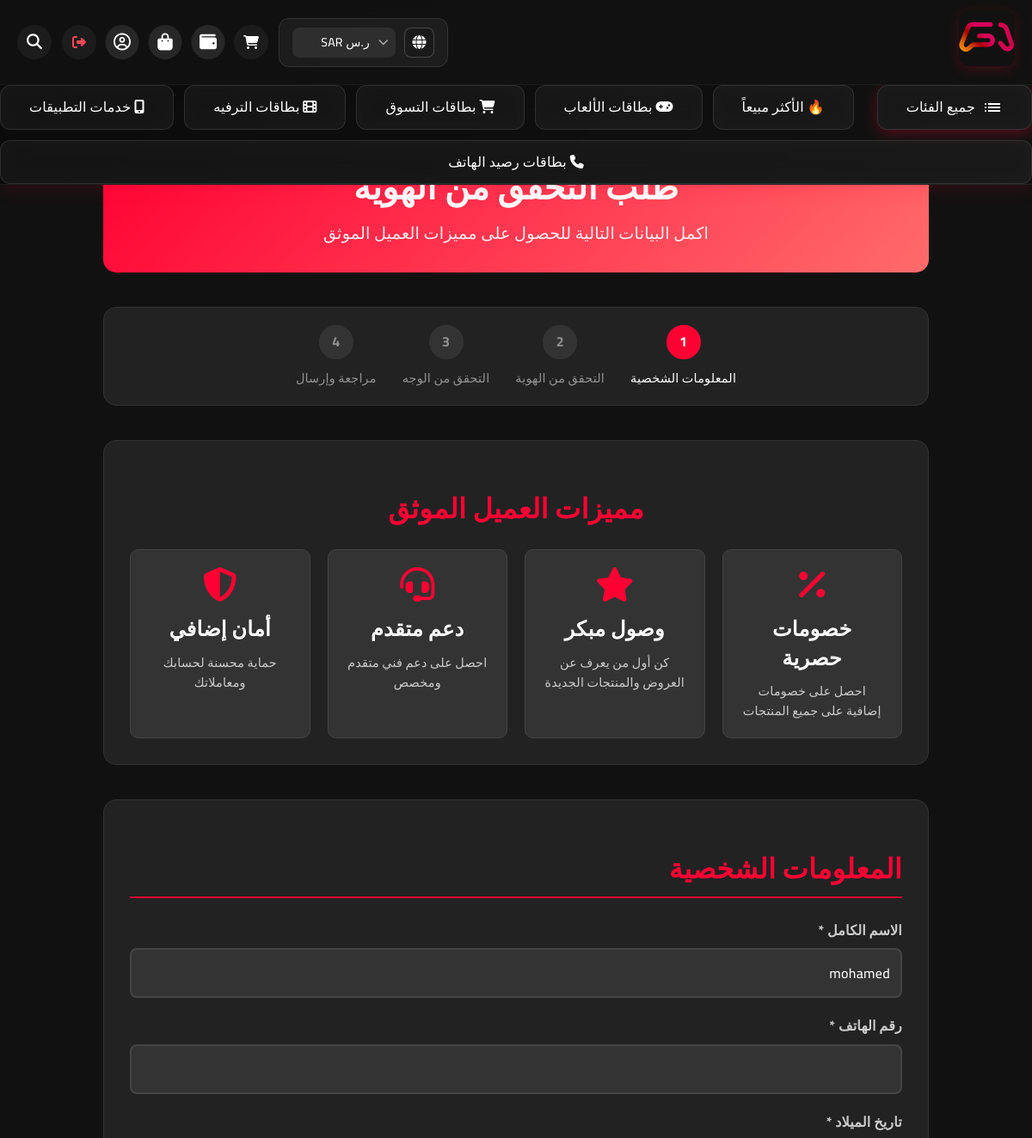
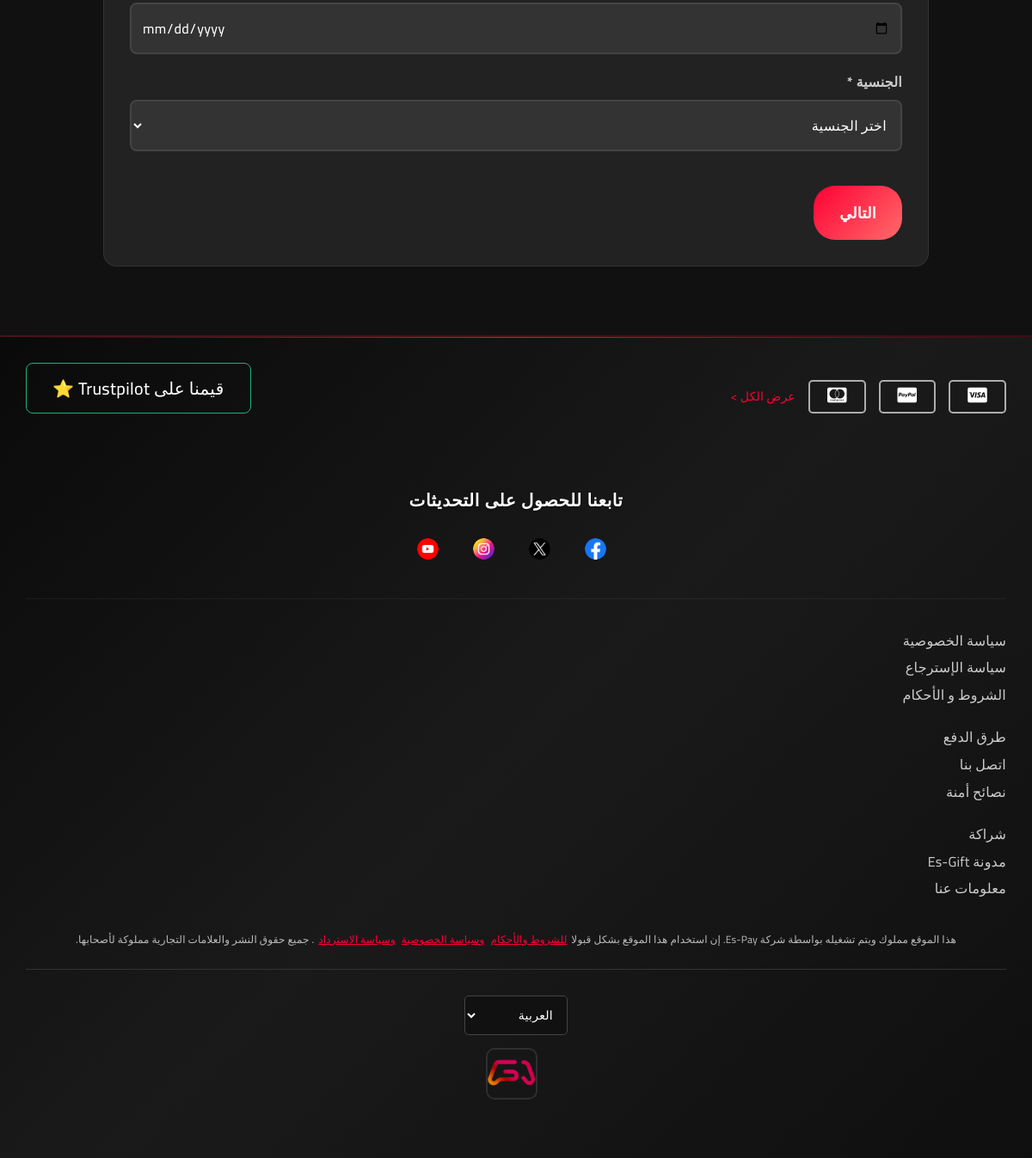
Screenshot of /kyc-upgrade (signed in) with the database file from the repository (2 pictures, top to bottom).
### models.py (models this page shows, shortened)
class Category(db.Model):
    id = db.Column(db.Integer, primary_key=True)
    name = db.Column(db.String(100), nullable=False)
    name_en = db.Column(db.String(100))  # الاسم بالإنجليزية
    description = db.Column(db.Text)
    icon_class = db.Column(db.String(100))  # أيقونة FontAwesome
    image_url = db.Column(db.String(500))
    show_in_header = db.Column(db.Boolean, default=True)  # إظهار في الهيدر
    show_in_footer = db.Column(db.Boolean, default=True)  # إظهار في الفوتر
    is_active = db.Column(db.Boolean, default=True)
    display_order = db.Column(db.Integer, default=0)
    created_at = db.Column(db.DateTime, default=datetime.utcnow)
    subcategories = db.relationship('Subcategory', backref='parent_category', lazy=True, cascade='all, delete-orphan')

class User(UserMixin, db.Model):
    id = db.Column(db.Integer, primary_key=True)
    username = db.Column(db.String(80), unique=True, nullable=True)  # اسم المستخدم
    email = db.Column(db.String(120), unique=True, nullable=False)
    password_hash = db.Column(db.String(120), nullable=False)
    full_name = db.Column(db.String(100))
    phone = db.Column(db.String(20))
    birth_date = db.Column(db.Date)
    nationality = db.Column(db.String(50))
    customer_type = db.Column(db.String(20), default='regular')  # regular, kyc, reseller
    kyc_status = db.Column(db.String(20), default='none')  # none, pending, approved, rejected
    google_id = db.Column(db.String(100), unique=True, nullable=True)  # Google ID
    profile_picture = db.Column(db.String(300))  # صورة البروفايل من Google
    is_verified = db.Column(db.Boolean, default=False)  # تم التحقق من الإيميل
    email_verification_token = db.Column(db.String(100), nullable=True)  # رمز التحقق من الإيميل
    email_verification_sent_at = db.Column(db.DateTime, nullable=True)  # وقت إرسال رمز التحقق
    document_type = db.Column(db.String(50))  # national_id, passport, driver_license
    id_front_image = db.Column(db.String(200))
    id_back_image = db.Column(db.String(200))
    selfie_image = db.Column(db.String(200))
    passport_image = db.Column(db.String(200))
    driver_license_image = db.Column(db.String(200))
    face_photo_front = db.Column(db.String(200))
    face_photo_right = db.Column(db.String(200))
    face_photo_left = db.Column(db.String(200))
    is_admin = db.Column(db.Boolean, default=False)
    last_login = db.Column(db.DateTime)
    created_at = db.Column(db.DateTime, default=datetime.utcnow)
    preferred_currency = db.Column(db.String(3), default='USD')  # العملة المفضلة للمحفظة
    orders = db.relationship('Order', backref='user', lazy=True)

### routes.py (the view, shortened to what this page needs)
@main.route('/kyc-upgrade', methods=['GET', 'POST'])
@login_required
def kyc_upgrade():
    return render_template('kyc_upgrade.html')

### templates/kyc_upgrade.html (shortened to what this page needs)
{% extends "base.html" %}
{% block content %}
<div class="kyc-container">
    <div class="kyc-header">
        <h1>طلب التحقق من الهوية</h1>
        <p>اكمل البيانات التالية للحصول على مميزات العميل الموثق</p>
    </div>
    <div class="progress-indicator">
        <div class="step active" data-step="1">
            <div class="step-number">1</div>
            <div class="step-label">المعلومات الشخصية</div>
        </div>
        <div class="step" data-step="2">
            <div class="step-number">2</div>
            <div class="step-label">التحقق من الهوية</div>
        </div>
        <div class="step" data-step="3">
            <div class="step-number">3</div>
            <div class="step-label">التحقق من الوجه</div>
        </div>
        <div class="step" data-step="4">
            <div class="step-number">4</div>
            <div class="step-label">مراجعة وإرسال</div>
        </div>
    </div>
    <div class="kyc-benefits">
        <h2>مميزات العميل الموثق</h2>
        <div class="benefits-grid">
            <div class="benefit-item">
                <i class="fa-solid fa-percentage"></i>
                <h3>خصومات حصرية</h3>
                <p>احصل على خصومات إضافية على جميع المنتجات</p>
            </div>
            <div class="benefit-item">
                <i class="fa-solid fa-star"></i>
                <h3>وصول مبكر</h3>
                <p>كن أول من يعرف عن العروض والمنتجات الجديدة</p>
            </div>
            <div class="benefit-item">
                <i class="fa-solid fa-headset"></i>
                <h3>دعم متقدم</h3>
                <p>احصل على دعم فني متقدم ومخصص</p>
            </div>
            <div class="benefit-item">
                <i class="fa-solid fa-shield-alt"></i>
                <h3>أمان إضافي</h3>
                <p>حماية محسنة لحسابك ومعاملاتك</p>
            </div>
        </div>
    </div>
    <div class="kyc-step active" id="step1">
        <div class="kyc-form">
            <h2>المعلومات الشخصية</h2>
            <div class="form-group">
                <label for="full_name">الاسم الكامل *</label>
                <input type="text" id="full_name" name="full_name"
                       value="{{ current_user.full_name or '' }}" required>
            </div>
            <div class="form-group">
                <label for="phone">رقم الهاتف *</label>
                <input type="tel" id="phone" name="phone"
                       value="{{ current_user.phone or '' }}" required>
            </div>
            <div class="form-group">
                <label for="birth_date">تاريخ الميلاد *</label>
                <input type="date" id="birth_date" name="birth_date"
                       value="{{ current_user.birth_date or '' }}" required>
            </div>
            <div class="form-group">
                <label for="nationality">الجنسية *</label>
                <select id="nationality" name="nationality" required>
                    <option value="">اختر الجنسية</option>
                </select>
            </div>
            <div class="step-actions">
                <button type="button" class="btn-next" onclick="nextStep(1)">التالي</button>
            </div>
        </div>
    </div>
</div>
{% endblock %}

### templates/base.html (shortened to what this page needs)
<!DOCTYPE html>
<html lang="ar" dir="rtl">
<head>
    <link rel="stylesheet" href="{{ url_for('static', filename='css/style.css') }}">
    <link rel="stylesheet" href="{{ url_for('static', filename='css/design-system.css') }}">
    <link rel="stylesheet" href="{{ url_for('static', filename='css/header-footer-enhanced.css') }}">
    <link rel="stylesheet" href="{{ url_for('static', filename='css/tawk-simple.css') }}">
    <link rel="stylesheet" href="{{ url_for('static', filename='css/tawk-chat-only.css') }}">
    <link rel="stylesheet" href="https://cdnjs.cloudflare.com/ajax/libs/font-awesome/6.5.0/css/all.min.css">
    <link rel="stylesheet" href="https://cdn.jsdelivr.net/npm/swiper@11/swiper-bundle.min.css">
</head>
<body>
    <header class="header">
        <div class="top-bar">
            <div class="header-left">
                <div class="logo">
                    <a href="{{ url_for('main.index') }}">
                        <img src="{{ url_for('static', filename='images/logo.jpg') }}" alt="Es-Gift" class="logo-image">
                    </a>
                </div>
            </div>
            <div class="header-right">
                <div class="lang-currency">
                    <div class="global-container">
                        <i class="fa-solid fa-globe"></i>
                    </div>
                    <div class="currency-selector-wrapper">
                        <select id="currency-selector" onchange="changeCurrency(this.value)">
                            {% if currencies %}
                                {% for currency in currencies %}
                                    <option value="{{ currency.code }}"
                                            {% if session.get('currency') == currency.code or (not session.get('currency') and currency.code == 'SAR') %}selected{% endif %}>
                                        {{ currency.symbol }} {{ currency.code }}
                                    </option>
                                {% endfor %}
                            {% endif %}
                        </select>
                        <i class="fa-solid fa-chevron-down currency-arrow"></i>
                    </div>
                </div>
                <div class="user-actions">
                    {% if current_user.is_authenticated %}
                        <a href="{{ url_for('main.cart') }}" class="cart-btn">
                            <i class="fa-solid fa-cart-shopping"></i>
                        </a>
                        <a href="{{ url_for('wallet.wallet_dashboard') }}" class="cart-btn" title="المحفظة">
                            <i class="fa-solid fa-wallet menu-btn"></i>
                        </a>
                        <a href="{{ url_for('main.my_orders') }}" class="cart-btn" title="طلباتي">
                            <i class="fa-solid fa-shopping-bag menu-btn"></i>
                        </a>
                        <a href="{{ url_for('main.profile') }}" class="cart-btn" title="الملف الشخصي">
                            <i class="fa-regular fa-circle-user menu-btn"></i>
                        </a>
                        <a href="{{ url_for('main.logout') }}" class="logout-btn" title="تسجيل الخروج" onclick="return confirm('هل أنت متأكد من تسجيل الخروج؟')">
                            <i class="fa-solid fa-sign-out-alt"></i>
                        </a>
                    {% endif %}
                </div>
                <div class="search-icon" id="searchToggle" title="البحث">
                    <i class="fa-solid fa-magnifying-glass"></i>
                </div>
            </div>
        </div>
        <nav class="nav-bar">
            <div class="nav-links">
                <a class="menu" href="{{ url_for('main.all_categories') }}">
                    <span>جميع الفئات</span>
                </a>
                <a href="#">🔥 الأكثر مبيعاً</a>
                {% for category in main_categories %}
                    <a href="{{ url_for('main.category_products', category_id=category.id, slug=category.name|create_slug) }}">
                        {% if category.icon_class %}
                            <i class="{{ category.icon_class }}"></i>
                        {% endif %}
                        {{ category.name }}
                    </a>
                {% endfor %}
            </div>
        </nav>
    </header
    >
    <main>
        {% block content %}{% endblock %}
    </main>
    <footer class="footer">
        <div class="footer-first-row">
            <div class="payment-icons">
                <div class="payment-icon-item">
                    <i class="fa-brands fa-cc-visa"></i>
                </div>
                <div class="payment-icon-item">
                    <i class="fa-brands fa-cc-paypal"></i>
                </div>
                <div class="payment-icon-item">
                    <i class="fa-brands fa-cc-mastercard"></i>
                </div>
                <p class="show-all">عرض الكل ></p>
            </div>
            <div class="trustpilot">
                <button class="trustpilot-btn">قيمنا على Trustpilot ⭐</button>
            </div>
        </div>
        <div class="social-section">
            <h4>تابعنا للحصول على التحديثات</h4>
            <div class="social-icons">
                <img src="{{ url_for('static', filename='images/facebook.png') }}" alt="Facebook">
                <img src="{{ url_for('static', filename='images/twitter.png') }}" alt="Twitter">
                <img src="{{ url_for('static', filename='images/instagram.png') }}" alt="Instagram">
                <img src="{{ url_for('static', filename='images/youtube.png') }}" alt="YouTube">
            </div>
        </div>
        <div class="footer-links">
            <div>
                <a href="{{ url_for('main.privacy_policy') }}" style="cursor: pointer; color: #ccc; text-decoration: none;">
                    <p>سياسة الخصوصية</p>
                </a>
                <p>سياسة الإسترجاع</p>
                <a href="{{ url_for('main.terms_of_service') }}" style="cursor: pointer; color: #ccc; text-decoration: none;">
                    <p>الشروط و الأحكام</p>
                </a>
            </div>
            <div>
                <p>طرق الدفع</p>
                <a href="{{ url_for('main.contact_us') }}" style="cursor: pointer; color: #ccc; text-decoration: none;">
                    <p>اتصل بنا</p>
                </a>
                <p>نصائح أمنة</p>
            </div>
            <div>
                <p>شراكة</p>
                <a href="{{ url_for('main.all_articles') }}" style="cursor: pointer; color: #ccc; text-decoration: none;">
                    <p>مدونة Es-Gift</p>
                </a>
                <a href="{{ url_for('main.about_us') }}" style="cursor: pointer; color: #ccc; text-decoration: none;">
                    <p>معلومات عنا</p>
                </a>
            </div>
        </div>
        <div class="bottom-text">
            <p>
                هذا الموقع مملوك ويتم تشغيله بواسطة شركة Es-Pay. إن استخدام هذا الموقع بشكل قبولا
                <span style="cursor: pointer; color: #ff0033; text-decoration: underline; margin: 0 2px;">للشروط والأحكام</span>
                <span style="cursor: pointer; color: #ff0033; text-decoration: underline; margin: 0 2px;">وسياسة الخصوصية</span>
                <span style="cursor: pointer; color: #ff0033; text-decoration: underline; margin: 0 2px;">وسياسة الاسترداد</span>
                . جميع حقوق النشر والعلامات التجارية مملوكة لأصحابها.
            </p>
        </div>
        <div class="footer-bottom">
            <div class="languages">
                <select>
                    <option>العربية</option>
                </select>
            </div>
            <div class="certificates">
                <img src="{{ url_for('static', filename='images/logo.jpg') }}" alt="Certificate">
            </div>
        </div>
    </footer>
</body>
</html>

### rows the page displays
Category: name "بطاقات الألعاب"
Category: name "بطاقات التسوق"
Category: name "بطاقات الترفيه"
Category: name "خدمات التطبيقات"
Category: name "بطاقات رصيد الهاتف"
User: full_name "mohamed"

### other values shown
form field value "ر.س SAR"
